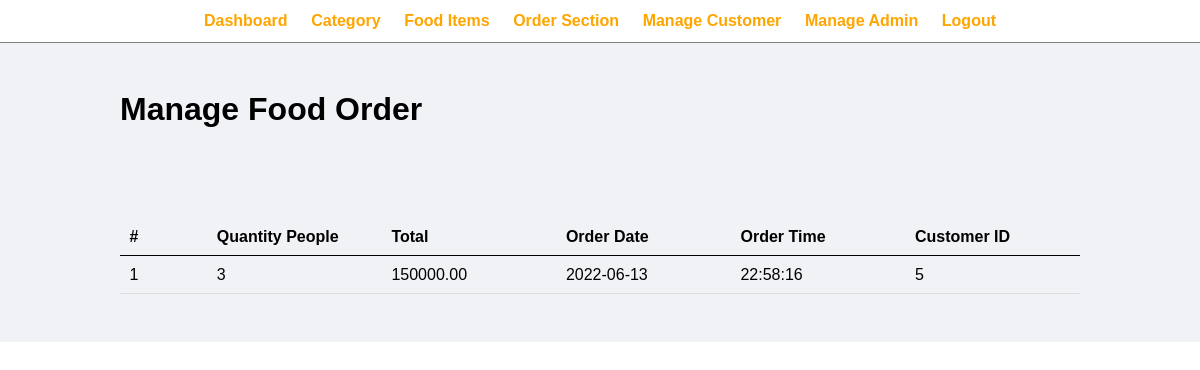
Page /admin/manage-order.php (signed in) on the committed database.
### tables this page shows
CREATE TABLE `tbl_order` (
  `order_id` int(10) UNSIGNED NOT NULL,
  `quantity_people` int(11) NOT NULL,
  `total` decimal(10,2) NOT NULL,
  `order_date` date NOT NULL,
  `order_time` time NOT NULL,
  `customer_id` int(10) NOT NULL
);

### admin/manage-order.php (the view, shortened to what this page needs)
<?php include('core/menu.php'); ?>
<div class="main-content">
    <div class="wrapper">
        <h1>Manage Food Order</h1>
                <br /><br /><br />
                <br><br>
                <table class="tbl-full">
                    <tr>
                        <th width="5%">#</th>
                        <th width="10%">Quantity People</th>
                        <th width="10%">Total</th>
                        <th width="10%">Order Date</th>
                        <th width="10%">Order Time</th>
                        <th width="10%">Customer ID</th>
                    </tr>
                    <?php
                        $sql = "SELECT * FROM tbl_order ORDER BY order_id DESC";
                        $res = mysqli_query($conn, $sql);
                        $count = mysqli_num_rows($res);
                        $sn=1;
                        if($count>0)
                        {
                            while($row=mysqli_fetch_assoc($res))
                            {
                                $qty = $row['quantity_people'];
                                $total = $row['total'];
                                $order_date = $row['order_date'];
                                $order_time = $row['order_time'];
                                $customer = $row['customer_id'];
                                ?>
                                    <tr>
                                        <td><?php echo $sn++; ?> </td>
                                        <td><?php echo $qty; ?></td>
                                        <td><?php echo $total; ?></td>
                                        <td><?php echo $order_date; ?></td>
                                        <td><?php echo $order_time; ?></td>
                                        <td><?php echo $customer; ?></td>
                                    </tr>
                                <?php
                            }
                        }
                        else
                        {
                            echo "<tr><td colspan='12' class='error'>Orders not Available</td></tr>";
                        }
                    ?>
                </table>
    </div>
</div>

### css/admin.css (style rules this page uses)
* { margin: 0; padding: 0; font-family: Arial, Helvetica, sans-serif; }
.wrapper { padding: 1%; width: 80%; margin: 0 auto; }
.tbl-full { width: 100%; }
table { border-collapse: collapse; width: 100%; }
th, td { padding: 8px; text-align: left; border-bottom: 1px solid #ddd; }
table tr th { border-bottom: 1px solid black; padding: 1%; text-align: left; }
table tr td { padding: 1%; }
.main-content { background-color: #f1f2f6; padding: 3% 0; }

### rows in the picture
tbl_order: quantity_people "3", total "150000.00", order_date "2022-06-13", order_time "22:58:16", customer "5"
